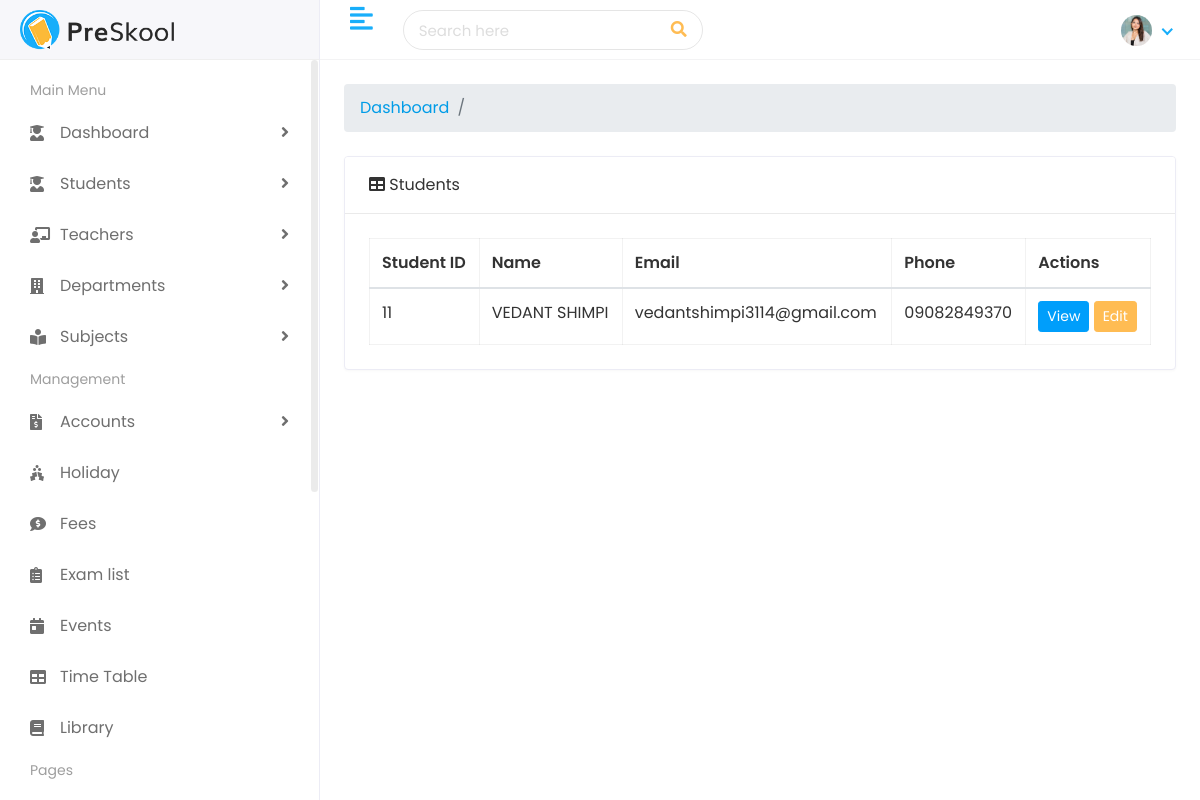
Page /students/list/ on the committed database.
### student/models.py (models this page shows, shortened)
class Student(models.Model):
    first_name = models.CharField(max_length=100)
    last_name = models.CharField(max_length=100)
    gender = models.CharField(
        max_length=10,
        choices=[
            ('Male', 'Male'),
            ('Female', 'Female'),
            ('Other', 'Other'),
        ],
        default='Male'
    )
    Student_ID = models.CharField(max_length=20,default='Temp123', unique=True)
    email = models.EmailField(unique=True)
    date_of_birth = models.DateField()
    address = models.TextField()
    phone_number = models.CharField(max_length=15)
    religion = models.CharField(max_length=20, null=True, blank=True)
    joining_date = models.DateField(default=timezone.now)
    admission_number = models.CharField(max_length=15, unique=True, null=True, blank=True, default="temp123")
    section = models.CharField(max_length=15, null=True, blank=True)
    student_image = models.ImageField(upload_to='student/', blank=True)
    parent=models.OneToOneField(Parent, on_delete=models.CASCADE, null=True, blank=True)
    slug=models.SlugField(max_length=255, unique=True, null=True, blank=True)

### student/views.py (the view)
# urls.py: path('students/', views.student_list, name='student_list'),
def student_list(request):
    students = Student.objects.all().order_by('-joining_date')
    return render(request, 'student/student_list.html', {'students': students})

### templates/student/student_list.html (shortened to what this page needs)
{% extends 'Home/base.html' %}
{% load static %}
{% block content %}
<div class="container-fluid px-4">
    <ol class="breadcrumb mb-4">
        <li class="breadcrumb-item"><a href="{% url 'dashboard' %}">Dashboard</a></li>
        <li class="breadcrumb-item active">{{ title }}</li>
    </ol>
    <div class="card mb-4">
        <div class="card-header">
            <i class="fas fa-table me-1"></i>
            Students
        </div>
        <div class="card-body">
            <table id="datatablesSimple" class="table table-bordered">
                <thead>
                    <tr>
                        <th>Student ID</th>
                        <th>Name</th>
                        <th>Email</th>
                        <th>Phone</th>
                        <th>Actions</th>
                    </tr>
                </thead>
                <tbody>
                    {% for student in students %}
                    <tr>
                        <td>{{ student.Student_ID }}</td>
                        <td>{{ student.first_name }} {{ student.last_name }}</td>
                        <td>{{ student.email }}</td>
                        <td>{{ student.phone_number }}</td>
                        <td>
                            <a href="{% url 'view_student' student.slug %}" class="btn btn-info btn-sm">View</a>
                            <a href="{% url 'edit_student' student.slug %}" class="btn btn-primary btn-sm">Edit</a>
                        </td>
                    </tr>
                    {% empty %}
                    <tr>
                        <td colspan="5" class="text-center">No students found.</td>
                    </tr>
                    {% endfor %}
                </tbody>
            </table>
        </div>
    </div>
</div>
{% endblock %}

### static/assets/css/style.css (style rules this page uses)
html { height: 100%; }
body { background-color: #fff; color: #333; font-family: 'Poppins', sans-serif; font-size: 1rem; height: 100%; line-height: 1.5; overflow-x: hidden; }
ul, ol { padding: 0px; list-style: none; }
.table { color: #333; max-width: 100%; margin-bottom: 0; width: 100%; }
.table thead tr th { font-weight: 600; }
.table tbody tr { border-bottom: 1px solid rgba(0, 0, 0, 0.05); }
.table-bordered { border: 1px solid rgba(0, 0, 0, 0.05) !important; }
.table-bordered th, .table-bordered td { border-color: rgba(0, 0, 0, 0.05); }
.btn-primary { background-color: #FFBC53; border: 1px solid #FFBC53; }
.btn-info { background-color: #009efb; border: 1px solid #009efb }
.card { border: 1px solid #ececf5; box-shadow: 0 1px 3px 0 rgba(0, 0, 0, 0.03); margin-bottom: 1.875rem; }
.card-body { padding: 1.5rem; }
.card-header { border-bottom: 1px solid #e6e6e6; padding: 1rem 1.5rem; }
.card .card-header { background-color: #fff; border-bottom: 1px solid #eaeaea; }

### rows in the picture
Student: Student_ID "11", first_name "VEDANT", last_name "SHIMPI", email "vedantshimpi3114@gmail.com", phone_number "09082849370"
